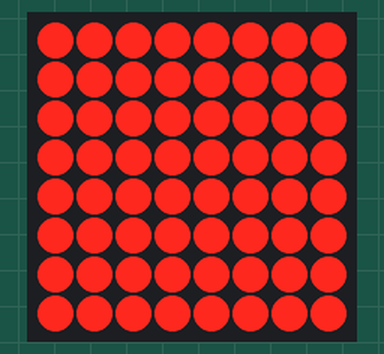
A sketch run on a simulated Arduino Uno, built with avr-gcc and run on an emulated ATmega328P. On the bench: 8×8 LED matrix. Wiring (inferred from the names in the program): MAX7219 LED driver (orientation assumed): CS pin 10. Random numbers use the default seed unless the sketch sets one.

Above: at 0.1 s.
At 5.06 s:
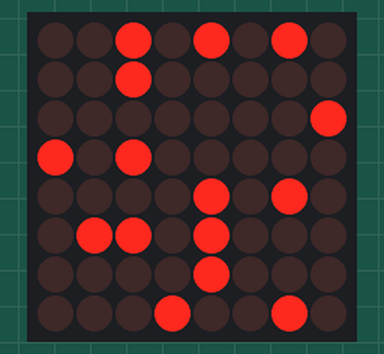
At 10.08 s:
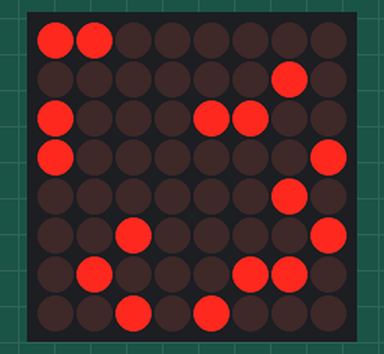
At 20.01 s:
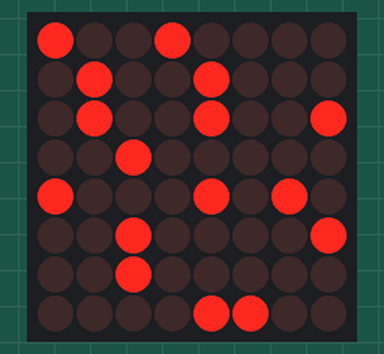
At 29.94 s:
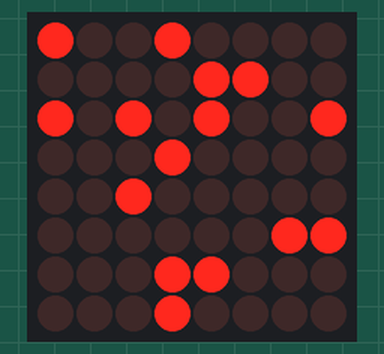
At 39.87 s:
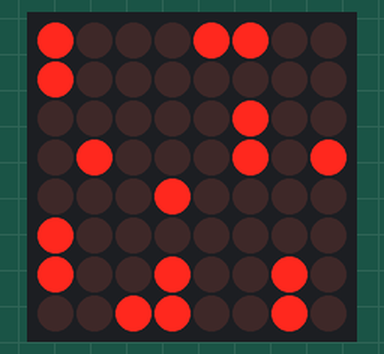

The sketch:

2-8x8_snow.ino
```cpp
// max7219_two
// Based on https://gist.github.com/nrdobie/8193350

#include <SPI.h>
#define SS_PIN 10

// MAX7219 SPI LED Driver
#define MAX7219_TEST 0x0f
#define MAX7219_BRIGHTNESS 0x0a
#define MAX7219_SCAN_LIMIT 0x0b
#define MAX7219_DECODE_MODE 0x09
#define MAX7219_SHUTDOWN 0x0C

void maxTransferCMD(uint8_t address, uint8_t value) {
  digitalWrite(SS_PIN, LOW);
  SPI.transfer(address);
  SPI.transfer(value);
  digitalWrite(SS_PIN, HIGH);
}

void maxTransferDATA(uint8_t address, uint8_t value) {
  digitalWrite(SS_PIN, LOW);
  SPI.transfer(address);
  SPI.transfer(value);
  digitalWrite(SS_PIN, HIGH);
}

void setup() {
  pinMode(SS_PIN, OUTPUT);

  SPI.setBitOrder(MSBFIRST);   // Reverse the SPI Data o/p.
  SPI.begin();                 // Start SPI
  // Run test - All LED segments lit.
  maxTransferCMD(MAX7219_TEST, 0x01);  delay(1000);
  maxTransferCMD(MAX7219_TEST, 0x00);        // Finish test mode.
  maxTransferCMD(MAX7219_DECODE_MODE, 0x00); // Disable BCD mode.
  maxTransferCMD(MAX7219_BRIGHTNESS, 0x05);  // Use lowest intensity.
  maxTransferCMD(MAX7219_SCAN_LIMIT, 0x0f);  // Scan all digits.
  maxTransferCMD(MAX7219_SHUTDOWN, 0x01);    // Turn on chip.
}

unsigned buffer[8] = {0,0,0,0,0,0,0,0};

void loop() {
  //  for(int i = 1; i <= 8; ++i) {
  //   for (int r = 1; r <= 8; ++r) {
  //     maxTransferDATA(r, (r == i) ? 255 : 0);
  //   }
  //   delay(200);
  //  }
  //  for(int i = 1; i <= 8; ++i) {
  //   for (int r = 1; r <= 8; ++r) {
  //     maxTransferDATA(r, 1 << (i-1));
  //   }
  //   delay(200);
  //  }

    for (int i = 1; i < 8; ++i) {
      int b = buffer[i];
      maxTransferDATA(i, b);
      buffer[i-1] = b;
    }
    int b = random(0, 0xff) & random(0, 0xff);
    maxTransferDATA(8, b);
    buffer[7] = b;
    delay(100);
}
```
